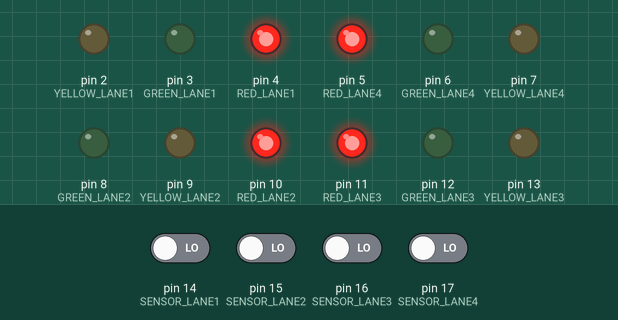
A sketch run on a simulated Arduino Uno, built with avr-gcc and run on an emulated ATmega328P. Parts: output pins drawn as LEDs (lit = HIGH). The inputs (shaded band) are chosen by the test bench; at power-on: pin 14 (SENSOR_LANE1), pin 15 (SENSOR_LANE2), pin 16 (SENSOR_LANE3), pin 17 (SENSOR_LANE4) LOW. Random numbers use the default seed unless the sketch sets one.

Above: at 1.4 s.
1.5 s: pin 14 (SENSOR_LANE1) driven HIGH
At 3.3 s:
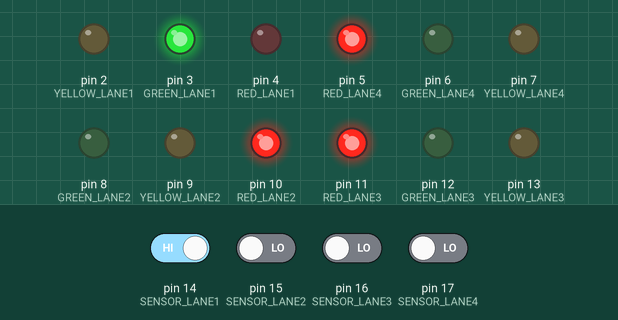
4.2 s: pin 15 (SENSOR_LANE2) driven HIGH
At 8.3 s:
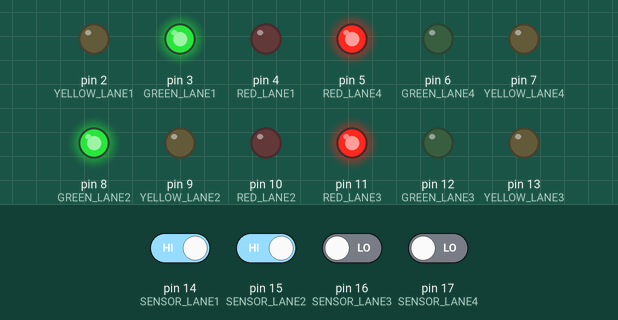
Timing chart, 0 to 9.8 s (numbered marks = the images above; inputs shaded):
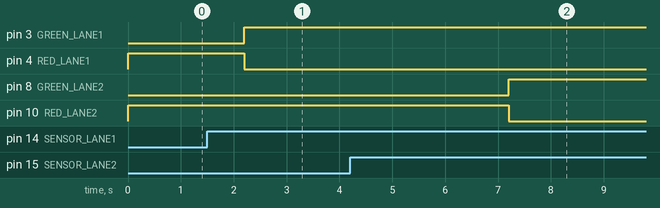

Measured:
- after the input at 1.5 s, pin 3 (GREEN_LANE1): LOW → HIGH after 0.70 s; pin 4 (RED_LANE1): HIGH → LOW after 0.70 s
- after the input at 4.2 s, pin 8 (GREEN_LANE2): LOW → HIGH after 3.0 s; pin 10 (RED_LANE2): HIGH → LOW after 3.0 s

The sketch:

smarttcs123.ino
```cpp
// Pin definitions for Traffic Lights
#define RED_LANE1 4
#define GREEN_LANE1 3
#define YELLOW_LANE1 2

#define RED_LANE2 10
#define GREEN_LANE2 8
#define YELLOW_LANE2 9

#define RED_LANE3 11
#define GREEN_LANE3 12
#define YELLOW_LANE3 13

#define RED_LANE4 5
#define GREEN_LANE4 6
#define YELLOW_LANE4 7

// Pin definitions for Sensors
#define SENSOR_LANE1 14  // Sensor for Lane 1
#define SENSOR_LANE2 15  // Sensor for Lane 2
#define SENSOR_LANE3 16  // Sensor for Lane 3
#define SENSOR_LANE4 17  // Sensor for Lane 4

void setup() {
  // Set traffic light pins as output
  pinMode(GREEN_LANE1, OUTPUT);
  pinMode(YELLOW_LANE1, OUTPUT);
  pinMode(RED_LANE1, OUTPUT);

  pinMode(GREEN_LANE2, OUTPUT);
  pinMode(YELLOW_LANE2, OUTPUT);
  pinMode(RED_LANE2, OUTPUT);

  pinMode(GREEN_LANE3, OUTPUT);
  pinMode(YELLOW_LANE3, OUTPUT);
  pinMode(RED_LANE3, OUTPUT);

  pinMode(GREEN_LANE4, OUTPUT);
  pinMode(YELLOW_LANE4, OUTPUT);
  pinMode(RED_LANE4, OUTPUT);

  // Set sensor pins as input
  pinMode(SENSOR_LANE1, INPUT);
  pinMode(SENSOR_LANE2, INPUT);
  pinMode(SENSOR_LANE3, INPUT);
  pinMode(SENSOR_LANE4, INPUT);

  // Initialize all traffic lights to red (initial state)
  digitalWrite(RED_LANE1, HIGH);
  digitalWrite(RED_LANE2, HIGH);
  digitalWrite(RED_LANE3, HIGH);
  digitalWrite(RED_LANE4, HIGH);

  digitalWrite(GREEN_LANE1, LOW);
  digitalWrite(GREEN_LANE2, LOW);
  digitalWrite(GREEN_LANE3, LOW);
  digitalWrite(GREEN_LANE4, LOW);

  digitalWrite(YELLOW_LANE1, LOW);
  digitalWrite(YELLOW_LANE2, LOW);
  digitalWrite(YELLOW_LANE3, LOW);
  digitalWrite(YELLOW_LANE4, LOW);

  delay(200); // Initial small delay to ensure setup completion
}

void loop() {
  // Check if a vehicle is detected in any lane using the sensors
  bool vehicleInLane1 = digitalRead(SENSOR_LANE1) == HIGH;
  bool vehicleInLane2 = digitalRead(SENSOR_LANE2) == HIGH;
  bool vehicleInLane3 = digitalRead(SENSOR_LANE3) == HIGH;
  bool vehicleInLane4 = digitalRead(SENSOR_LANE4) == HIGH;

  // Lane 1: Green if vehicle detected, otherwise Red
  if (vehicleInLane1) {
    digitalWrite(GREEN_LANE1, HIGH);
    digitalWrite(RED_LANE1, LOW);
    digitalWrite(YELLOW_LANE1, LOW);
  } else {
    digitalWrite(GREEN_LANE1, LOW);
    digitalWrite(RED_LANE1, HIGH);
    digitalWrite(YELLOW_LANE1, LOW);
  }

  // Lane 2: Green if vehicle detected, otherwise Red
  if (vehicleInLane2) {
    digitalWrite(GREEN_LANE2, HIGH);
    digitalWrite(RED_LANE2, LOW);
    digitalWrite(YELLOW_LANE2, LOW);
  } else {
    digitalWrite(GREEN_LANE2, LOW);
    digitalWrite(RED_LANE2, HIGH);
    digitalWrite(YELLOW_LANE2, LOW);
  }

  // Lane 3: Green if vehicle detected, otherwise Red
  if (vehicleInLane3) {
    digitalWrite(GREEN_LANE3, HIGH);
    digitalWrite(RED_LANE3, LOW);
    digitalWrite(YELLOW_LANE3, LOW);
  } else {
    digitalWrite(GREEN_LANE3, LOW);
    digitalWrite(RED_LANE3, HIGH);
    digitalWrite(YELLOW_LANE3, LOW);
  }

  // Lane 4: Green if vehicle detected, otherwise Red
  if (vehicleInLane4) {
    digitalWrite(GREEN_LANE4, HIGH);
    digitalWrite(RED_LANE4, LOW);
    digitalWrite(YELLOW_LANE4, LOW);
  } else {
    digitalWrite(GREEN_LANE4, LOW);
    digitalWrite(RED_LANE4, HIGH);
    digitalWrite(YELLOW_LANE4, LOW);
  }

  // Sequence for all lanes (assuming lane 1 has priority, for example)
  if (vehicleInLane1) {
    delay(5000); // Lane 1 stays green for 5 seconds if a vehicle is detected
  }

  if (vehicleInLane2) {
    delay(5000); // Lane 2 stays green for 5 seconds if a vehicle is detected
  }

  if (vehicleInLane3) {
    delay(5000); // Lane 3 stays green for 5 seconds if a vehicle is detected
  }

  if (vehicleInLane4) {
    delay(5000); // Lane 4 stays green for 5 seconds if a vehicle is detected
  }

  // If no vehicle is detected, all lanes should be red
  if (!vehicleInLane1 && !vehicleInLane2 && !vehicleInLane3 && !vehicleInLane4) {
    digitalWrite(RED_LANE1, HIGH);
    digitalWrite(RED_LANE2, HIGH);
    digitalWrite(RED_LANE3, HIGH);
    digitalWrite(RED_LANE4, HIGH);
    digitalWrite(GREEN_LANE1, LOW);
    digitalWrite(GREEN_LANE2, LOW);
    digitalWrite(GREEN_LANE3, LOW);
    digitalWrite(GREEN_LANE4, LOW);
    delay(2000); // Red light stays on for all lanes for 2 seconds
  }
}
```

Bus_Management_System.c
```cpp
#include <stdio.h>
#include <stdlib.h>
#include <string.h>

struct Bus {
    int bus_id;
    char bus_name[50];
    char source[30];
    char destination[30];
    int total_seats;
    int booked_seats;
};

// Function to add a bus
void addBus() {
    struct Bus b;
    FILE *fp = fopen("buses.dat", "ab");

    if (fp == NULL) {
        printf("Error opening file.\n");
        return;
    }

    printf("Enter Bus ID: ");
    scanf("%d", &b.bus_id);
    getchar();  // To consume newline character left by scanf
    printf("Enter Bus Name: ");
    fgets(b.bus_name, sizeof(b.bus_name), stdin);
    b.bus_name[strcspn(b.bus_name, "\n")] = '\0';  // Remove trailing newline
    printf("Enter Source: ");
    fgets(b.source, sizeof(b.source), stdin);
    b.source[strcspn(b.source, "\n")] = '\0';
    printf("Enter Destination: ");
    fgets(b.destination, sizeof(b.destination), stdin);
    b.destination[strcspn(b.destination, "\n")] = '\0';
    printf("Enter Total Seats: ");
    scanf("%d", &b.total_seats);
    b.booked_seats = 0;

    fwrite(&b, sizeof(struct Bus), 1, fp);
    fclose(fp);

    printf("Bus added successfully!\n");
}

// Function to display available buses
void displayBuses() {
    struct Bus b;
    FILE *fp = fopen("buses.dat", "rb");

    if (fp == NULL) {
        printf("Error opening file.\n");
        return;
    }

    printf("\nAvailable Buses:\n");
    printf("ID\tName\tSource\tDestination\tSeats Available\n");

    while (fread(&b, sizeof(struct Bus), 1, fp)) {
        printf("%d\t%s\t%s\t%s\t\t%d\n", b.bus_id, b.bus_name, b.source, b.destination, b.total_seats - b.booked_seats);
    }
    fclose(fp);
}

// Function to book a ticket
void bookTicket() {
    int id, found = 0;
    struct Bus b;
    FILE *fp = fopen("buses.dat", "rb+");

    if (fp == NULL) {
        printf("Error opening file.\n");
        return;
    }

    printf("Enter Bus ID to book a ticket: ");
    scanf("%d", &id);

    while (fread(&b, sizeof(struct Bus), 1, fp)) {
        if (b.bus_id == id) {
            found = 1;
            if (b.booked_seats < b.total_seats) {
                b.booked_seats++;
                fseek(fp, -sizeof(struct Bus), SEEK_CUR);
                fwrite(&b, sizeof(struct Bus), 1, fp);
                printf("Ticket booked successfully!\n");
            } else {
                printf("No available seats on this bus.\n");
            }
            break;
        }
    }
    if (!found) {
        printf("Bus ID not found.\n");
    }

    fclose(fp);
}

// Function to cancel a ticket
void cancelTicket() {
    int id, found = 0;
    struct Bus b;
    FILE *fp = fopen("buses.dat", "rb+");

    if (fp == NULL) {
        printf("Error opening file.\n");
        return;
    }

    printf("Enter Bus ID to cancel a ticket: ");
    scanf("%d", &id);

    while (fread(&b, sizeof(struct Bus), 1, fp)) {
        if (b.bus_id == id) {
            found = 1;
            if (b.booked_seats > 0) {
                b.booked_seats--;
                fseek(fp, -sizeof(struct Bus), SEEK_CUR);
                fwrite(&b, sizeof(struct Bus), 1, fp);
                printf("Ticket cancelled successfully!\n");
            } else {
                printf("No booked tickets to cancel.\n");
            }
            break;
        }
    }
    if (!found) {
        printf("Bus ID not found.\n");
    }

    fclose(fp);
}

int main() {
    int choice;

    while (1) {
        printf("\nBus Management System\n");
        printf("1. Add Bus\n");
        printf("2. Display Buses\n");
        printf("3. Book Ticket\n");
        printf("4. Cancel Ticket\n");
        printf("5. Exit\n");
        printf("Enter your choice: ");
        scanf("%d", &choice);

        switch (choice) {
            case 1: addBus(); break;
            case 2: displayBuses(); break;
            case 3: bookTicket(); break;
            case 4: cancelTicket(); break;
            case 5: exit(0);
            default: printf("Invalid choice, try again.\n");
        }
    }

    return 0;
}
```

tictactoe.cpp
```cpp
#include <stdio.h>
#include <stdlib.h>
#include <time.h>

// Function to print the Tic-Tac-Toe board
void printBoard(char board[3][3])
{
    for(int i= 0;i<3;i++)
    {
        for(int j=0;j<3;j++)
        {
            printf("%c\t",board[i][j]);
        }
        printf("\n");
    }
}

// Function to check for a win or draw
char checkWin(char board[3][3])
{
    for (int i=0;i<3;i++)
    {
        // Check rows and columns
        if (board[i][0] == board[i][1] && board[i][1] == board[i][2])
            return board[i][0];
        if (board[0][i] == board[1][i] && board[1][i] == board[2][i])
            return board[0][i];
    }

    // Check diagonals
    if (board[0][0] == board[1][1] && board[1][1] == board[2][2])
        return board[0][0];
    if (board[0][2] == board[1][1] && board[1][1] == board[2][0])
        return board[0][2];

    // Check for a draw
    for (int i=0;i<3; i++)
    {
        for (int j=0;j<3;j++)
        {
            if (board[i][j]!='X'&&board[i][j]!='O')
                return ' '; // Game is still ongoing
        }
    }

    return 'D'; // Draw
}

// Function for the player's move
void playerMove(char board[3][3], char playerSymbol)
{
    int move;
    printf("Player %c, enter your move (choose a number between 1 and 9): ", playerSymbol);
    while (1)
    {
        scanf("%d", &move);
        if (move >= 1 && move <= 9)
        {
            int row = (move - 1) / 3;  // Mapping to row
            int col = (move - 1) % 3;  // Mapping to column
            if (board[row][col]!='X'&&board[row][col]!='O')
            {
                board[row][col] = playerSymbol; // Place the player's symbol on the board
                break;
            }
            else
            {
                printf("That spot is already taken. Try again.\n");
            }
        }
        else
        {
            printf("Invalid move. Please enter a number between 1 and 9.\n");
        }
    }
}

// Function for the AI's move (simple AI)
void aiMove(char board[3][3])
{
    // AI just places 'O' in the first empty spot
    for (int i = 0; i < 3; i++)
    {
        for (int j = 0; j < 3; j++)
        {
            if (board[i][j] != 'X' && board[i][j] != 'O')
            {
                board[i][j] = 'O';  // AI places 'O' in the first empty spot
                return;
            }
        }
    }
}

int main()
{
    char board[3][3] = {
        {'1', '2', '3'},
        {'4', '5', '6'},
        {'7', '8', '9'}
    };
    char result;
    char player1Symbol, player2Symbol;
    char player1Name[50], player2Name[50];
    int gameMode;

    printf("Welcome to Tic-Tac-Toe!\n");

    // Choose the game mode: 1 for Player vs AI, 2 for Player vs Player
    printf("Choose game mode:\n");
    printf("1. Player vs AI\n");
    printf("2. Player vs Player\n");
    printf("Enter your choice (1 or 2): ");
    scanf("%d", &gameMode);

    if (gameMode == 1)
    {
        // Player vs AI Mode
        printf("Enter your name: ");
        scanf("%s", player1Name);
        printf("Player %s, choose your symbol (X or O): ", player1Name);
        while (1)
        {
            scanf(" %c", &player1Symbol);
            if (player1Symbol == 'X' || player1Symbol == 'O')
            {
                break;
            }
            else
            {
                printf("Invalid symbol. Choose X or O: ");
            }
        }
        player2Symbol = (player1Symbol == 'X') ? 'O' : 'X';
        printf("AI will play as '%c'.\n", player2Symbol);
        player2Name[0] = '\0'; // No name for AI in Player vs AI mode
    }
    else if (gameMode == 2)
    {
        // Player vs Player Mode
        printf("Enter Player 1's name: ");
        scanf("%s", player1Name);
        printf("Enter Player 2's name: ");
        scanf("%s", player2Name);

        printf("Player 1 (%s), choose your symbol (X or O): ", player1Name);
        while (1)
        {
            scanf(" %c", &player1Symbol);
            if (player1Symbol == 'X' || player1Symbol == 'O')
            {
                break;
            }
            else
            {
                printf("Invalid symbol. Choose X or O: ");
            }
        }
        player2Symbol = (player1Symbol == 'X') ? 'O' : 'X';
    }
    else
    {
        printf("Invalid choice. Exiting...\n");
        return 1;
    }

    // Print the initial empty board
    printBoard(board);

    // Start the game
    while ((result = checkWin(board)) == ' ')
    {
        if (gameMode == 1)
        {
            // Player vs AI
            // Player's move
            playerMove(board, player1Symbol);

            // Print board after Player's move
            printBoard(board);

            // Check for win or draw
            if ((result = checkWin(board)) != ' ') break;

            // AI's move
            aiMove(board);

            // Print board after AI's move
            printBoard(board);

            // Check for win or draw
            if ((result = checkWin(board)) != ' ') break;
        }
        else if (gameMode == 2)
        {
            // Player vs Player
            // Player 1's move
            playerMove(board, player1Symbol);

            // Print board after Player 1's move
            printBoard(board);

            // Check for win or draw
            if ((result = checkWin(board)) != ' ') break;

            // Player 2's move
            playerMove(board, player2Symbol);

            // Print board after Player 2's move
            printBoard(board);

            // Check for win or draw
            if ((result = checkWin(board)) != ' ') break;
        }
    }

    // Display the result
    if (result == 'X')
    {
        printf("Congratulations %s! You won!\n", player1Name);
    }
    else if (result == 'O')
    {
        if (gameMode == 1)
            printf("AI wins! Better luck next time.\n");
        else
            printf("Congratulations %s! You won!\n", player2Name);
    }
    else
    {
        printf("It's a draw!\n");
    }

    return 0;
}
```
